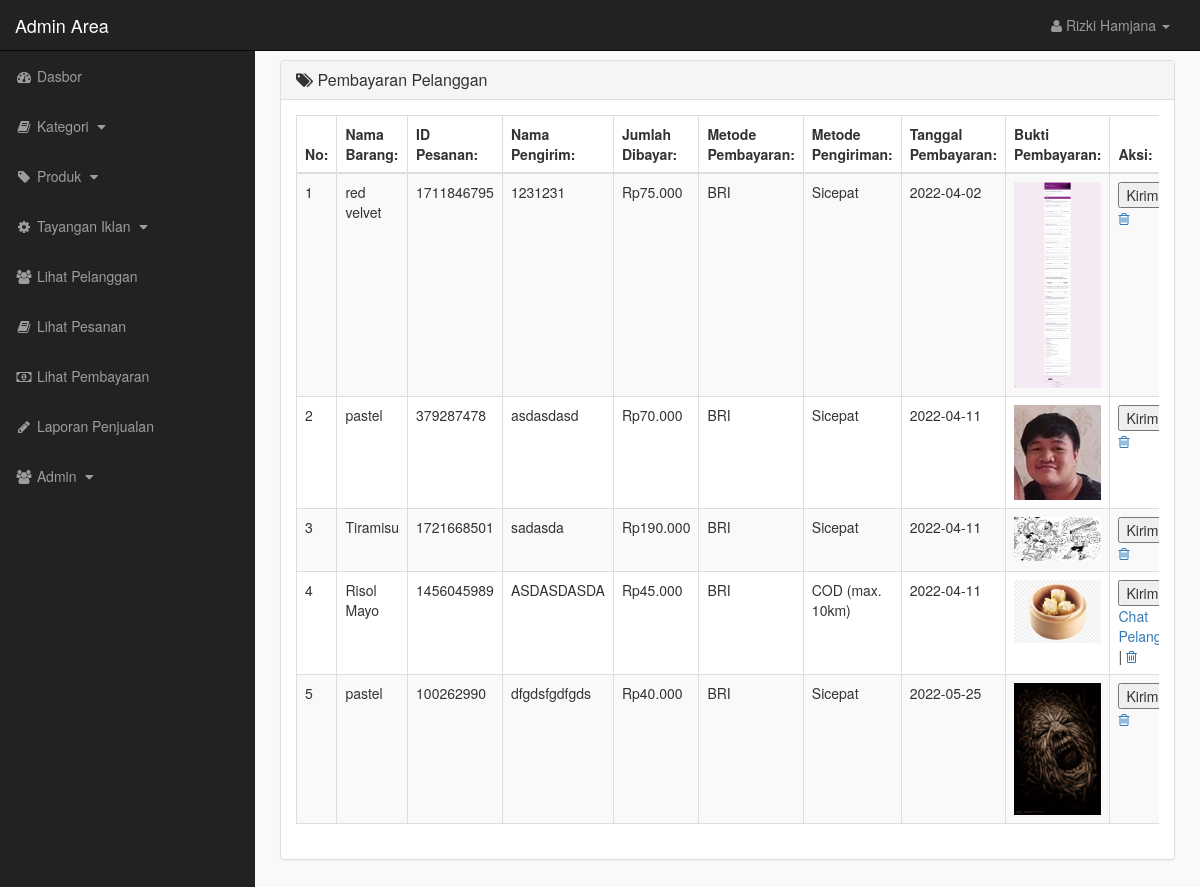
The page /admin_area/index.php?view_payments (signed in) on the database its author committed.
### tables this page shows
CREATE TABLE `payments` (
  `payment_id` int(10) NOT NULL,
  `customer_id` int(11) NOT NULL,
  `order_id` int(11) NOT NULL,
  `pro_id` int(11) NOT NULL,
  `invoice_no` int(10) NOT NULL,
  `amount` varchar(255) NOT NULL,
  `payment_mode` text NOT NULL,
  `product_sent` varchar(255) NOT NULL,
  `name_tf` varchar(255) NOT NULL,
  `payment_date` text NOT NULL,
  `payment_tf` text NOT NULL
);

CREATE TABLE `products` (
  `product_id` int(10) NOT NULL,
  `cat_id` int(10) NOT NULL,
  `cat2_id` int(10) NOT NULL,
  `date` timestamp NOT NULL DEFAULT current_timestamp() ON UPDATE current_timestamp(),
  `product_title` text NOT NULL,
  `product_img1` text NOT NULL,
  `product_img2` text NOT NULL,
  `product_img3` text NOT NULL,
  `product_price` bigint(20) DEFAULT NULL,
  `product_desc` text NOT NULL,
  `product_label` text NOT NULL,
  `product_sale` int(100) NOT NULL
);

### admin_area/view_payments.php (the view, shortened to what this page needs)
<?php
    if(!isset($_SESSION['admin_email'])){
        echo "<script>window.open('login.php','_self')</script>";
    }else{
?>
<div class="row">
    <div class="col-lg-12">
        <div class="panel panel-default">
            <div class="panel-heading">
               <h3 class="panel-title">
                   <i class="fa fa-tags"></i>  Pembayaran Pelanggan
               </h3>
            </div>
            <div class="panel-body">
                <div class="table-responsive">
                    <table class="table table-striped table-bordered table-hover">
                        <thead>
                            <tr>
                                <th> No: </th>
                                <th> Nama Barang: </th>
                                <th> ID Pesanan: </th>
                                <th> Nama Pengirim: </th>
                                <th> Jumlah Dibayar: </th>
                                <th> Metode Pembayaran: </th>
                                <th> Metode Pengiriman: </th>
                                <th> Tanggal Pembayaran: </th>
                                <th> Bukti Pembayaran: </th>
                                <th> Aksi: </th>
                            </tr>
                        </thead>
                        <tbody>
                            <?php
                                $i=0;
                                $get_payments = "select * from payments";
                                $run_payments = mysqli_query($con,$get_payments);
                                while($row_payments=mysqli_fetch_array($run_payments)){
                                    $product_id = $row_payments['pro_id'];
                                    $payment_id = $row_payments['payment_id'];
                                    $customer_id = $row_payments['customer_id'];
                                    $invoice_no = $row_payments['invoice_no'];
                                    $amount = $row_payments['amount'];
                                    $payment_mode = $row_payments['payment_mode'];
                                    $product_sent = $row_payments['product_sent'];
                                    $name_tf = $row_payments['name_tf'];
                                    $payment_date = $row_payments['payment_date'];
                                    $payment_tf = $row_payments['payment_tf'];
                                    $get_products = "select * from products where product_id='$product_id'";
                                    $run_products = mysqli_query($con,$get_products);
                                    $row_products = mysqli_fetch_array($run_products);
                                    $product_title = $row_products['product_title'];
                                    $product_name = $product_title;
                                    $get_contact = "select * from customers where customer_id='$customer_id'";
                                    $run_contact = mysqli_query($con,$get_contact);
                                    $row_contact = mysqli_fetch_array($run_contact);
                                    $customer_contact = $row_contact['customer_contact'];
                                    $i++;
                            ?>
                            <tr>
                                <td> <?php echo $i; ?> </td>
                                <td> <?php echo $product_name; ?> </td>
                                <td> <?php echo $invoice_no; ?> </td>
                                <td> <?php echo $name_tf; ?> </td>
                                <td> <?php echo $amount; ?></td>
                                <td> <?php echo $payment_mode; ?> </td>
                                <td> <?php echo $product_sent; ?> </td>
                                <td> <?php echo $payment_date; ?></td>
                                <td>
                                <?php echo "<div class='container1'>
                                <img src='../customer/customer_images/$payment_tf' style='width:100%;max-width:100px';' onclick='onClick(this)' class='modal-hover-opacity'>
                                </div>";?>
                                </td>
                                <td>
                                <?php if ($product_sent == "Sicepat"){ echo
                                '<button class="myBtn_multi">Kirim</button>';echo" |";}else{ echo
                                '<button class="myBtn_multi">Kirim </button>'; echo" |";echo "<a href='https://wa.me/$customer_contact'> Chat Pelanggan </a>"; echo" |";}?>
                                <a href="index.php?delete_payment=<?php echo $payment_id; ?>" onclick = "if (! confirm('Ingin menghapus pembayaran?')) { return false; }">
                                     <i class="fa fa-trash-o"></i>
                                </td>
                            </tr>
                            <?php } ?>
                        </tbody>
                    </table>
                </div>
            </div>
        </div>
    </div>
</div>
<?php } ?>

### admin_area/includes/sidebar.php (shortened to what this page needs)
<?php
    if(!isset($_SESSION['admin_email'])){
        echo "<script>window.open('login.php','_self')</script>";
    }else{
?>
<nav class="navbar navbar-inverse navbar-fixed-top">
    <div class="navbar-header">
        <a href="index.php?dashboard" class="navbar-brand">Admin Area</a>
    </div>
    <ul class="nav navbar-right top-nav">
        <li class="dropdown">
            <a href="#" class="dropdown-toggle" data-toggle="dropdown">
                <i class="fa fa-user"></i> <?php echo $admin_name;  ?> <b class="caret"></b>
            </a>
        </li>
    </ul>
    <div class="collapse navbar-collapse navbar-ex1-collapse">
        <ul class="nav navbar-nav side-nav">
            <li>
                <a href="index.php?dashboard">
                        <i class="fa fa-fw fa-dashboard"></i> Dasbor
                </a>
            </li>
            <li>
                <a href="#" data-toggle="collapse" data-target="#cat">
                        <i class="fa fa-fw fa-book"></i> Kategori
                        <i class="fa fa-fw fa-caret-down"></i>
                </a>
            </li>
            <li>
                <a href="#" data-toggle="collapse" data-target="#products">
                        <i class="fa fa-fw fa-tag"></i> Produk
                        <i class="fa fa-fw fa-caret-down"></i>
                </a>
            </li>
            <li>
                <a href="#" data-toggle="collapse" data-target="#slides">
                        <i class="fa fa-fw fa-gear"></i> Tayangan Iklan
                        <i class="fa fa-fw fa-caret-down"></i>
                </a>
            </li>
            <li>
                <a href="index.php?view_customers">
                    <i class="fa fa-fw fa-users"></i> Lihat Pelanggan
                </a>
            </li>
            <li>
                <a href="index.php?view_orders">
                    <i class="fa fa-fw fa-book"></i> Lihat Pesanan
                </a>
            </li>
            <li>
                <a href="index.php?view_payments">
                    <i class="fa fa-fw fa-money"></i> Lihat Pembayaran
                </a>
            </li>
            <li>
                <a href="index.php?edit_css">
                    <i class="fa fa-fw fa-pencil"></i> Laporan Penjualan
                </a>
            </li>
            <li>
                <a href="#" data-toggle="collapse" data-target="#users">
                        <i class="fa fa-fw fa-users"></i> Admin
                        <i class="fa fa-fw fa-caret-down"></i>
                </a>
            </li>
        </ul>
    </div>
</nav>
<?php } ?>

### admin_area/css/style.css (style rules this page uses)
body { margin-top: 100px; }
@media (min-width: 768px) { body { margin-top: 50px; } }
@media (min-width: 768px) { .top-nav { margin: 0 15px; } }
@media (min-width: 768px) { .top-nav>li { float: none; display: inline-block; } }
@media (min-width: 768px) { .top-nav>li>a { color: #999999; line-height: 20px; padding-top: 15px; padding-bottom: 15px; } }
@media (min-width: 768px) { .panel-body { border-radius: 5px; } }

### rows shown on the page
payments: products.product_title "red velvet", invoice_no "1711846795", name_tf "1231231", amount "Rp75.000", payment_mode "BRI", product_sent "Sicepat", payment_date "2022-04-02", payment_tf (picture), shows "Kirim"
payments: products.product_title "pastel", invoice_no "379287478", name_tf "asdasdasd", amount "Rp70.000", payment_mode "BRI", product_sent "Sicepat", payment_date "2022-04-11", payment_tf (picture), shows "Kirim"
payments: products.product_title "Tiramisu", invoice_no "1721668501", name_tf "sadasda", amount "Rp190.000", payment_mode "BRI", product_sent "Sicepat", payment_date "2022-04-11", payment_tf (picture), shows "Kirim"
payments: products.product_title "Risol Mayo", invoice_no "1456045989", name_tf "ASDASDASDA", amount "Rp45.000", payment_mode "BRI", product_sent "COD (max. 10km)", payment_date "2022-04-11", payment_tf (picture)
payments: products.product_title "pastel", invoice_no "100262990", name_tf "dfgdsfgdfgds", amount "Rp40.000", payment_mode "BRI", product_sent "Sicepat", payment_date "2022-05-25", payment_tf (picture), shows "Kirim"

### other values the page prints
$admin_name "Rizki Hamjana"
